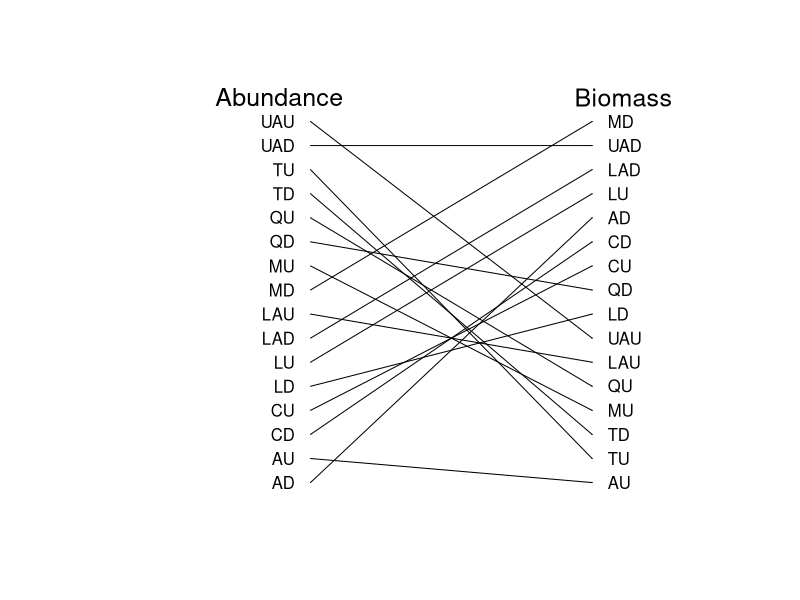

Here is the R script that generated this plot:
## ---- chunk 1
###Making a plot of how high pressure predation sites are when measured in 
#different levels of predation ABUNDANCE

setwd("C:\\Users\\faj\\Documents\\OneDrive for Business\\research\\bioTIME\\users\\Faith\\TriniFishPredation")

library(dplyr)
library(tidyr)
library(ggplot2)
library(lme4)
library(Cairo)


#preparing data 

fishDataAll <- read.csv("Fish data June 2017.csv")
head(fishDataAll)

siteCodes <- read.csv("siteCodes.csv")

selectMonths <- c("07", "08")# i am selecting out these months because then i can use the last timepoint 

#select data from only the July and Auguest, and remove first year 
SelectData <- fishDataAll %>% 
	separate(date, c("Day", "Month", "Year"), sep = "/") %>%
	filter(Year != 2010)%>%
	filter(Month %in% selectMonths)

fishData <- data.frame(SelectData)

fishData$AbundanceAll <- fishData$numbercaught + fishData$numberseen

#calculating percentage biomass so i can incude years with 0 abundance

fishData$TotBiomass <- (fishData$numbercaught + fishData$numberseen)* fishData$weight
TotBioSite<- fishData %>% 
	group_by(site, Year) %>%
	summarise(BiomasSiteSum = sum(TotBiomass, na.rm=TRUE))
siteBiomass <- data.frame(TotBioSite)


#Narrow Predation data
#-------------------------

head(fishData)
predatorsAbI <- fishData %>% 
	filter(species == "Hoplias malabaricus" | species == "Crenicichla frenata" | 
		species == "Gymnotus carapo" | species == "Rivulus hartii")  %>%
	group_by(site, Year) %>%
	summarise(AbundanceSum = sum(AbundanceAll))

predatorsAI <- data.frame(predatorsAbI)
predatorsAI$Year <- as.numeric(predatorsAI$Year)

#add the total site biomass data, just to i can identify sites with no predators 
FishDataTotAI <- merge(siteBiomass, predatorsAI, by = c("site" ,"Year"),all=TRUE) # this makes sure i 
#know what years had no predators recoreded in 
FishDataTotAI$AbundanceSum[is.na(FishDataTotAI$AbundanceSum)] <- 0

IntermediateA <- aggregate(FishDataTotAI$AbundanceSum, list(FishDataTotAI$site), mean, na.rm=TRUE)

orderIntermediateA <- IntermediateA[order(IntermediateA$x),]
head(orderIntermediateA)

IntermediateA$predOrderNa <- c(1:nrow(orderIntermediateA))
## ---- chunk 2
setwd("C:\\Users\\faj\\Documents\\OneDrive for Business\\research\\FishPredation\\Data")

library(dplyr)
library(tidyr)
library(ggplot2)
library(lme4)
library(Cairo)


#preparing data 

fishDataAll <- read.csv("Fish data June 2017.csv")
head(fishDataAll)
str(fishDataAll)
levels(fishDataAll$species)
selectMonths <- c("07", "08")# i am selecting out these months because then i can use the last timepoint 


#select data from only the July and Auguest, and remove first year 
SelectData <- fishDataAll %>% 
	separate(date, c("Day", "Month", "Year"), sep = "/") %>%
	filter(Year != 2010)%>%
	filter(Month %in% selectMonths)

fishData <- data.frame(SelectData)

#calculate biomass
fishData$TotBiomass <- (fishData$numbercaught + fishData$numberseen)* fishData$weight


#calculating percentage biomass
TotBioSite<- fishData %>% 
	group_by(site, Year) %>%
	summarise(BiomasSiteSum = sum(TotBiomass, na.rm=TRUE))

siteBiomassI <- data.frame(TotBioSite)

#intermediate Predation data
#-------------------------

#sum biomass per site and year
predatorsBioI <- fishData %>% 
	filter(species == "Hoplias malabaricus" | species == "Crenicichla frenata" | 
		species == "Gymnotus carapo" | species == "Rivulus hartii") %>%
	group_by(site, Year) %>%
	summarise(BiomassSum = sum(TotBiomass))

predatorsBioI <- data.frame(predatorsBioI)
predatorsBioI$Year <- as.numeric(predatorsBioI$Year)
siteBiomassI$Year <- as.numeric(siteBiomassI$Year)

FishDataTotI <- merge(siteBiomassI, predatorsBioI, by = c("site" ,"Year"),all=TRUE) # this makes sure i 
#know what years had no predators recoreded in 
head(FishDataTotI)
FishDataTotI$BiomassSum[is.na(FishDataTotI$BiomassSum)] <- 0

FishDataTotI$PropMass <- FishDataTotI$BiomassSum / FishDataTotI$BiomasSiteSum

NarrowIb <- aggregate(FishDataTotI$BiomassSum, list(FishDataTotI$site), mean, na.rm=TRUE)

orderNarrowIb <- NarrowIb [order(NarrowIb$x),]
head(orderNarrowIb)

orderNarrowIb$predOrderNb <- c(1:nrow(orderNarrowIb))

## ---- chunk 3

bothIntermediatec <- merge(orderNarrowIb, IntermediateA, by = "Group.1")
bothIntermediate <- merge(bothIntermediatec, siteCodes, by.x = "Group.1", by.y = "siteNames")

## ---- chunk 4
Cairo(file="C:\\Users\\faj\\Documents\\OneDrive for Business\\research\\bioTIME\\users\\Faith\\TriniFishPredation\\IntermediateAB_tangle.png",
      type="png",
       units="in", 
      width=8,
      height=6,
      pointsize=12,
      dpi=100)

plotSetup <- data.frame(cbind(c(1:17),c(20:60))) # data to plot onto emptyp plot
plot(x = plotSetup$X2, y = plotSetup$X1, col="white", axes=FALSE , ylab = " ", xlab = "  ", type = "n")

#plot arrows
arrows(x0 = 33, y0 = bothIntermediate$predOrderNa, x1 = 51, y1 = bothIntermediate$predOrderNb, length = 0.001)


#plotting text 
text(x = 52, y = bothIntermediate$predOrderNb, labels = bothIntermediate$codes, adj = c(0,NA))
text(x = 32, y = bothIntermediate$predOrderNa, labels = bothIntermediate$codes, adj = c(1,NA))


text(x = 31, y = 17, labels = "Abundance", cex = 1.5)
text(x = 53, y = 17, labels = "Biomass", cex = 1.5)


dev.off()

## ---- chunk 5
rownames(bothIntermediate) <-  bothIntermediate$Group.1
corOrderInter <-  bothIntermediate[,c(2, 4)] 
names(corOrderInter) <-  c("Biomass", "Abundance")
cor(corOrderInter, method="spearman")
cor.test(corOrderInter$Biomass, corOrderInter$Abundance, method="spearman")
